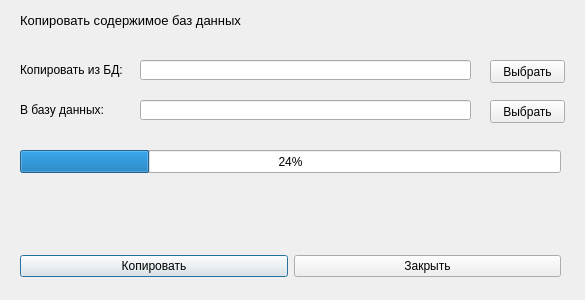
<?xml version="1.0" encoding="UTF-8"?>
<ui version="4.0">
 <class>DialogCopyDB</class>
 <widget class="QDialog" name="DialogCopyDB">
  <property name="geometry">
   <rect>
    <x>0</x>
    <y>0</y>
    <width>585</width>
    <height>300</height>
   </rect>
  </property>
  <property name="sizePolicy">
   <sizepolicy hsizetype="Fixed" vsizetype="Fixed">
    <horstretch>0</horstretch>
    <verstretch>0</verstretch>
   </sizepolicy>
  </property>
  <property name="minimumSize">
   <size>
    <width>585</width>
    <height>300</height>
   </size>
  </property>
  <property name="maximumSize">
   <size>
    <width>585</width>
    <height>300</height>
   </size>
  </property>
  <property name="windowTitle">
   <string>Эксперименты</string>
  </property>
  <widget class="QWidget" name="layoutWidget">
   <property name="geometry">
    <rect>
     <x>20</x>
     <y>250</y>
     <width>541</width>
     <height>33</height>
    </rect>
   </property>
   <layout class="QHBoxLayout">
    <property name="spacing">
     <number>6</number>
    </property>
    <property name="leftMargin">
     <number>0</number>
    </property>
    <property name="topMargin">
     <number>0</number>
    </property>
    <property name="rightMargin">
     <number>0</number>
    </property>
    <property name="bottomMargin">
     <number>0</number>
    </property>
    <item>
     <widget class="QPushButton" name="okButton">
      <property name="text">
       <string>Копировать</string>
      </property>
     </widget>
    </item>
    <item>
     <widget class="QPushButton" name="cancelButton">
      <property name="text">
       <string>Закрыть</string>
      </property>
     </widget>
    </item>
   </layout>
  </widget>
  <widget class="QLabel" name="lblFind">
   <property name="geometry">
    <rect>
     <x>10</x>
     <y>10</y>
     <width>241</width>
     <height>21</height>
    </rect>
   </property>
   <property name="font">
    <font>
     <pointsize>10</pointsize>
    </font>
   </property>
   <property name="text">
    <string>Копировать содержимое баз данных</string>
   </property>
   <property name="alignment">
    <set>Qt::AlignCenter</set>
   </property>
  </widget>
  <widget class="QLabel" name="lblFind_2">
   <property name="geometry">
    <rect>
     <x>20</x>
     <y>60</y>
     <width>111</width>
     <height>20</height>
    </rect>
   </property>
   <property name="text">
    <string>Копировать из БД:</string>
   </property>
   <property name="alignment">
    <set>Qt::AlignLeading|Qt::AlignLeft|Qt::AlignVCenter</set>
   </property>
  </widget>
  <widget class="QLineEdit" name="leDB1">
   <property name="geometry">
    <rect>
     <x>140</x>
     <y>60</y>
     <width>331</width>
     <height>20</height>
    </rect>
   </property>
   <property name="readOnly">
    <bool>true</bool>
   </property>
  </widget>
  <widget class="QPushButton" name="butDB1">
   <property name="geometry">
    <rect>
     <x>490</x>
     <y>60</y>
     <width>75</width>
     <height>23</height>
    </rect>
   </property>
   <property name="text">
    <string>Выбрать</string>
   </property>
  </widget>
  <widget class="QLineEdit" name="leDB2">
   <property name="geometry">
    <rect>
     <x>140</x>
     <y>100</y>
     <width>331</width>
     <height>20</height>
    </rect>
   </property>
   <property name="readOnly">
    <bool>true</bool>
   </property>
  </widget>
  <widget class="QLabel" name="lblFind_3">
   <property name="geometry">
    <rect>
     <x>20</x>
     <y>100</y>
     <width>111</width>
     <height>20</height>
    </rect>
   </property>
   <property name="text">
    <string>В базу данных:</string>
   </property>
   <property name="alignment">
    <set>Qt::AlignLeading|Qt::AlignLeft|Qt::AlignVCenter</set>
   </property>
  </widget>
  <widget class="QPushButton" name="butDB2">
   <property name="geometry">
    <rect>
     <x>490</x>
     <y>100</y>
     <width>75</width>
     <height>23</height>
    </rect>
   </property>
   <property name="text">
    <string>Выбрать</string>
   </property>
  </widget>
  <widget class="QProgressBar" name="progressBar">
   <property name="geometry">
    <rect>
     <x>20</x>
     <y>150</y>
     <width>541</width>
     <height>23</height>
    </rect>
   </property>
   <property name="value">
    <number>24</number>
   </property>
  </widget>
  <widget class="QLabel" name="lblResult">
   <property name="geometry">
    <rect>
     <x>20</x>
     <y>200</y>
     <width>541</width>
     <height>20</height>
    </rect>
   </property>
   <property name="text">
    <string/>
   </property>
   <property name="alignment">
    <set>Qt::AlignLeading|Qt::AlignLeft|Qt::AlignVCenter</set>
   </property>
  </widget>
 </widget>
 <resources/>
 <connections>
  <connection>
   <sender>cancelButton</sender>
   <signal>clicked()</signal>
   <receiver>DialogCopyDB</receiver>
   <slot>reject()</slot>
   <hints>
    <hint type="sourcelabel">
     <x>369</x>
     <y>253</y>
    </hint>
    <hint type="destinationlabel">
     <x>179</x>
     <y>282</y>
    </hint>
   </hints>
  </connection>
 </connections>
</ui>
